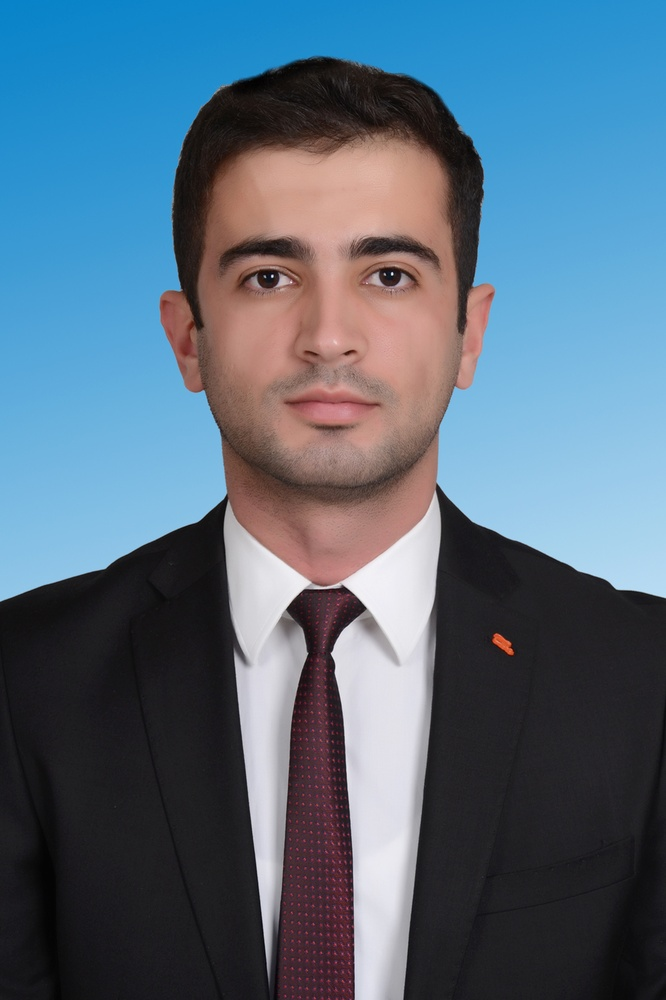
#> input picture image compression wavelet/headshot.jpg, 666 x 1000 px, shrunk from 1181 x 1772 before the run
$ python wavelet_comp.py
#> lines starting #> are read from the running program, lines starting #| are printed output that depends on the picture
from matplotlib.image import imread
import numpy as np
import matplotlib.pyplot as plt
import os
import pywt

plt.rcParams['figure.figsize'] = [16, 16]
plt.rcParams.update({'font.size': 18})

A = imread('headshot.jpg')
#> A is the input picture: shape (1000, 666, 3); mean R, G, B 85.4, 106.8, 124.8
B = np.mean(A, -1)                      # convert RGB to grayscale
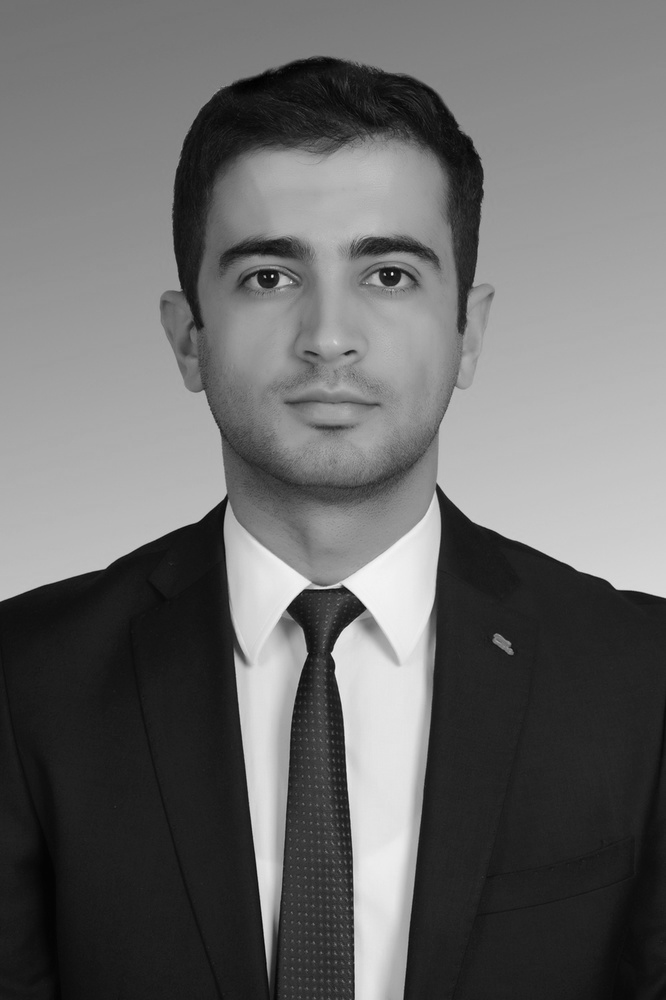
#> B: shape (1000, 666) float64; min 0.667, max 250.3, mean 105.7

# Wavelet Compression
n = 4
w = 'db1'                               # daubechies wavelet
coeffs = pywt.wavedec2(B, wavelet=w, level=n)
#> coeffs = 5 items
coeff_arr, coeff_slices = pywt.coeffs_to_array(coeffs)
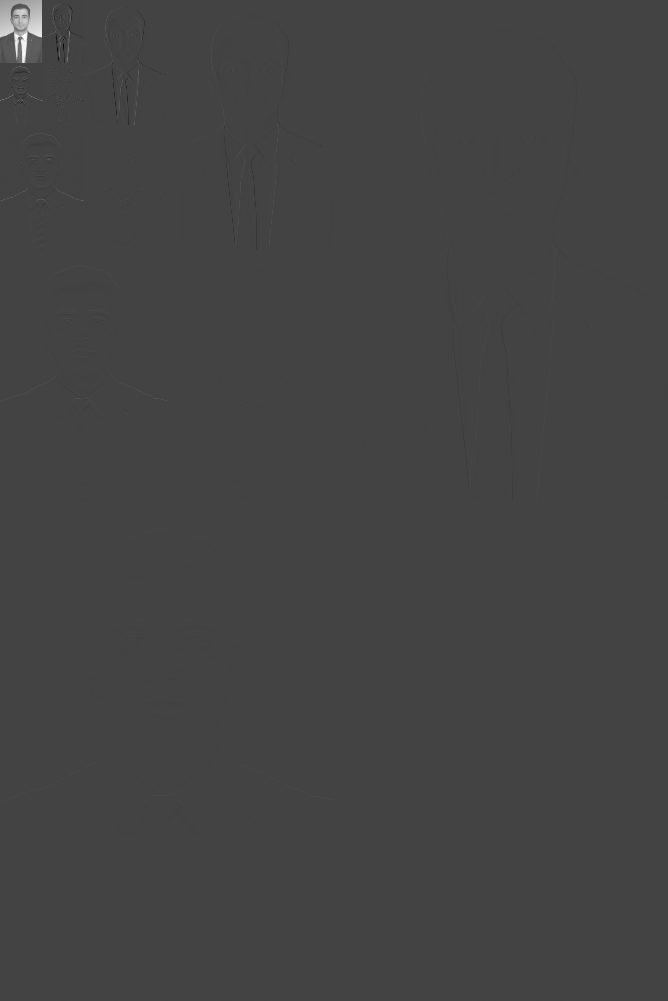
#> coeff_arr: shape (1001, 668) float64; min -1379.5, max 3866, mean 6.7; drawn with min black and max white
#> coeff_slices = 5 items
Csort = np.sort(np.abs(coeff_arr.reshape(-1)))

for keep in (0.1, 0.05, 0.01, 0.005):
    thresh = Csort[int(np.floor((1-keep)*len(Csort)))]
    ind = np.abs(coeff_arr) > thresh
    Cfilt = coeff_arr * ind                                         # threshold small indices

    coeffs_filt = pywt.array_to_coeffs(Cfilt, coeff_slices, output_format='wavedec2')

    # Plot reconstruction
    Arecon = pywt.waverec2(coeffs_filt, wavelet=w)
    plt.figure()
    plt.imshow(Arecon.astype('uint8'), cmap='gray_r')
    plt.axis('off')
    plt.rcParams['figure.figsize'] = [8, 8]
    plt.title('keep = ' + str(keep))
    plt.show()
#> this loop made 4 passes
#> thresh on passes 1 to 4: 4.5, 9.5, 64.5, 225
#> pass 1, `ind = np.abs(coeff_arr) > thresh`:
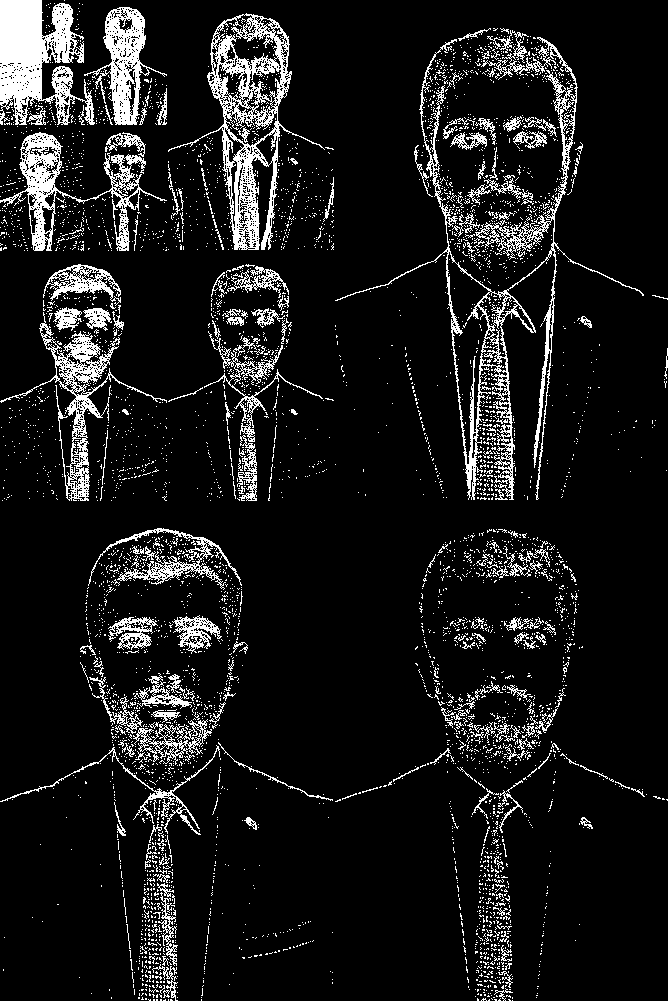
#> ind: shape (1001, 668) bool; 10% white in thin lines or dots
#> pass 1, `plt.show()`:
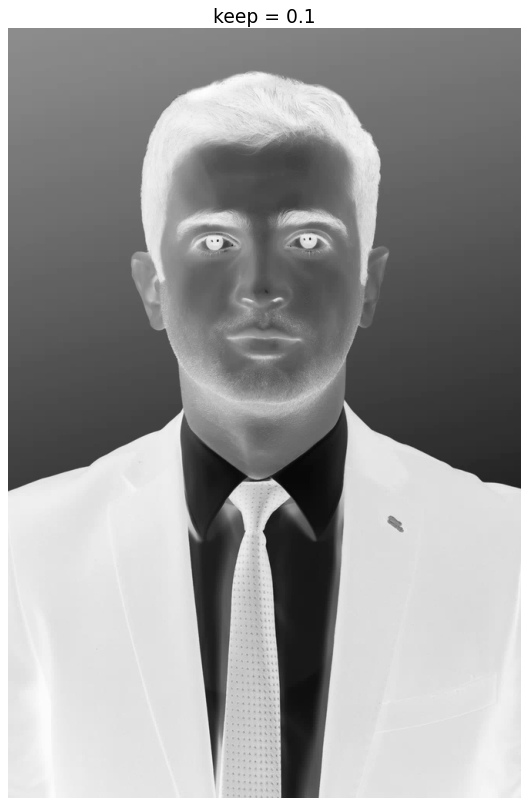
#> figure drawn by matplotlib, 1 panel
#> pass 2, `ind = np.abs(coeff_arr) > thresh`:
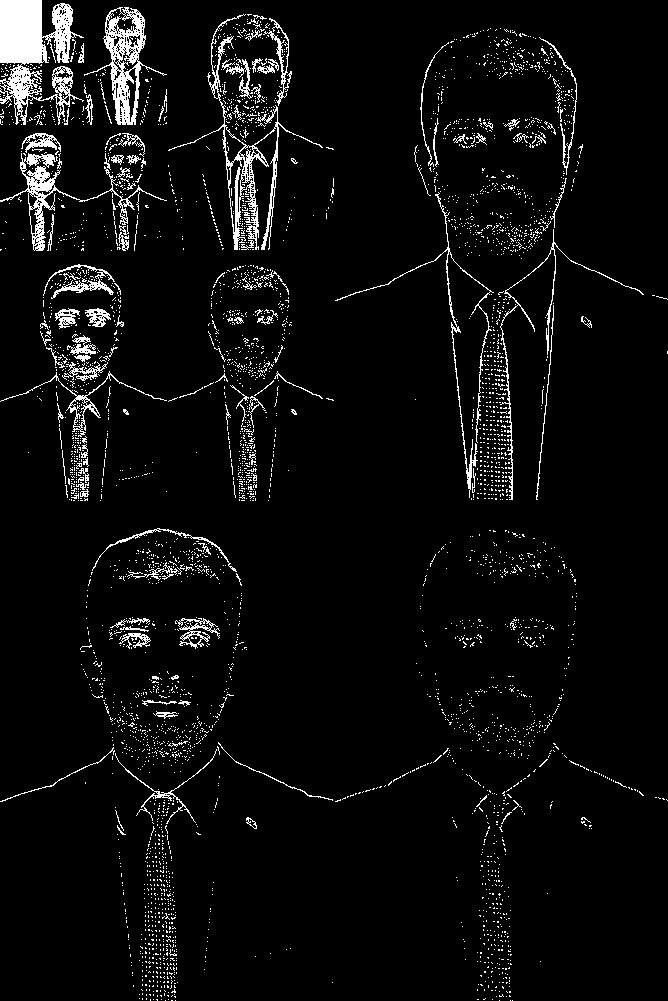
#> ind: shape (1001, 668) bool; 5% white in thin lines or dots
#> pass 2, `plt.show()`:
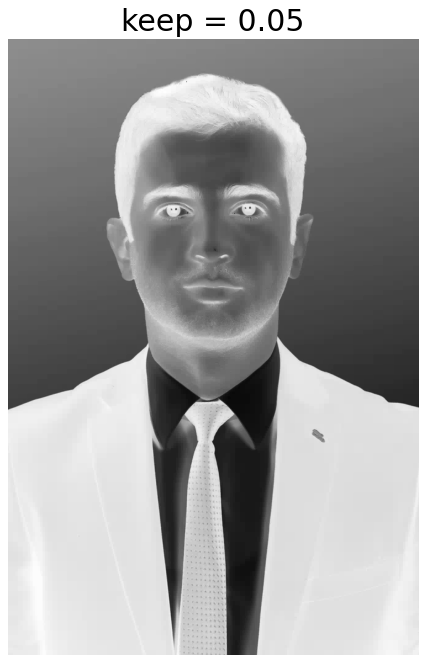
#> figure drawn by matplotlib, 1 panel
#> after the loop:
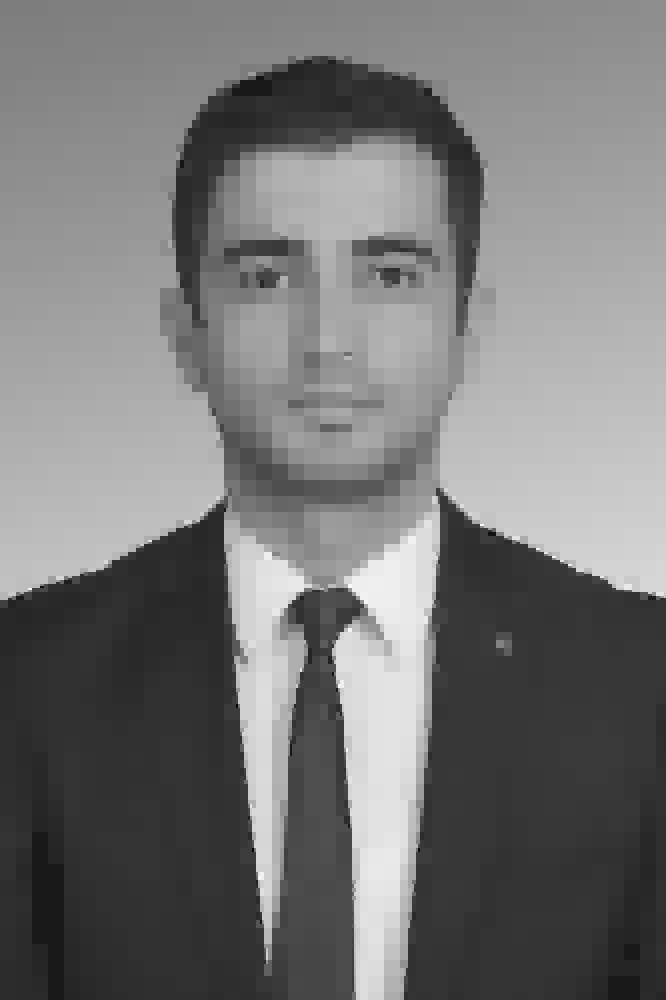
#> Arecon: shape (1000, 666) float64; min -26.91, max 258.8, mean 105.6; drawn with min black and max white


""" Can code FFT2 vs Wavelet2 and compare to performance -- homework
    can compute the norm of the error to compare performance """
